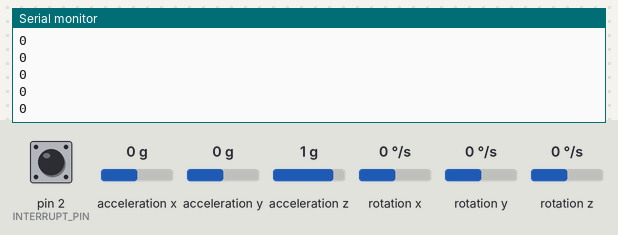
The sketch below on a simulated Arduino Uno, built with avr-gcc and run on an emulated ATmega328P. Parts: the last lines printed to the serial monitor. The inputs (shaded band) are chosen by the test bench; at power-on: acceleration x 0 g, acceleration y 0 g, pin 2 (INTERRUPT_PIN) LOW, acceleration z 1 g, rotation x 0 °/s, rotation y 0 °/s, rotation z 0 °/s. The sensor or clock chip raises its interrupt line as the real part does.

Above: at 1.7 s.
1.8 s: acceleration x set to -1.4 g
At 1.84 s:
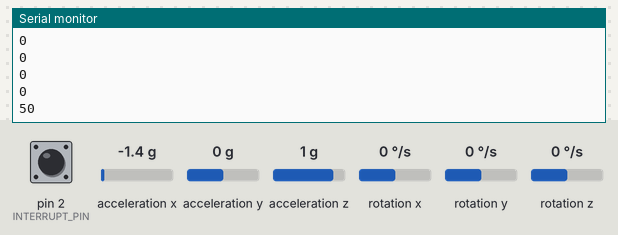
3.3 s: acceleration y set to -1.4 g
At 3.37 s:
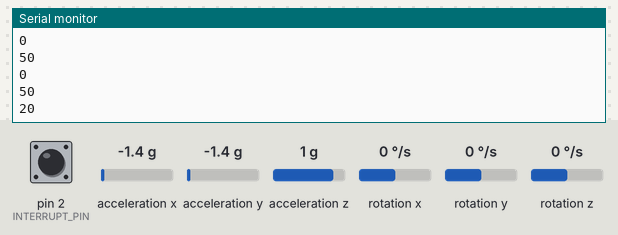
4.8 s: acceleration x set to 0.8 g
At 4.8 s:
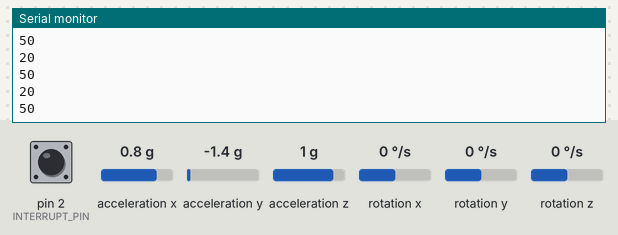
Timing chart, 0 to 7.8 s (numbered marks = the images above; inputs shaded):
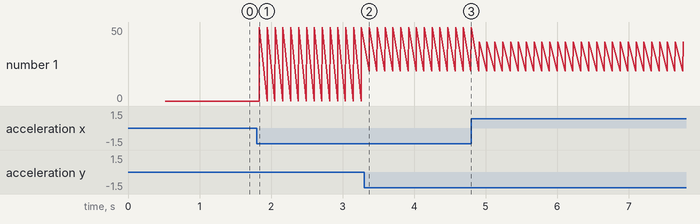

Measured:
- after the input at 1.8 s, the serial monitor: prints a new line at once (image 1)
- after the input at 3.3 s, the serial monitor: prints a new line after 0.07 s (image 2)
- plotted number 1: 0 → 50 after the input at 1.8 s, 50 → 40 after the input at 4.8 s

The sketch:

MPU6050_mouse_python.ino
```cpp
//Conecciones
//MPU6050  -  Arduino (ATmega328)
//GND      -  GND
//VCC      -  VCC
//SDA      -  Pin A4
//SCL      -  Pin A5
//INT      -  Pin 2

#include "I2Cdev.h"
#include "MPU6050_6Axis_MotionApps20.h"
#if I2CDEV_IMPLEMENTATION == I2CDEV_ARDUINO_WIRE
#include "Wire.h"
#endif

MPU6050 mpu;
#define INTERRUPT_PIN 2
#define LED_PIN 13
bool blinkState = false;

bool dmpReady = false;  // set true if DMP init was successful
uint8_t mpuIntStatus;   // holds actual interrupt status byte from MPU
uint8_t devStatus;      // return status after each device operation (0 = success, !0 = error)
uint16_t packetSize;    // expected DMP packet size (default is 42 bytes)
uint16_t fifoCount;     // count of all bytes currently in FIFO
uint8_t fifoBuffer[64]; // FIFO storage buffer

Quaternion q;           // [w, x, y, z]
VectorInt16 aa;         // [x, y, z]
VectorInt16 aaReal;     // [x, y, z]
VectorInt16 aaWorld;    // [x, y, z]
VectorFloat gravity;    // [x, y, z]
float ypr[3];           // [yaw, pitch, roll]

volatile bool mpuInterrupt = false;

int ang_x, ang_y, ang_z;
int valor_x = 0;
int valor_y = 0;
int valor_z = 0;

void dmpDataReady() {
  mpuInterrupt = true;
}

void setup()
{
  Serial.begin(9600);
#if I2CDEV_IMPLEMENTATION == I2CDEV_ARDUINO_WIRE
  Wire.begin();
  Wire.setClock(400000);
#elif I2CDEV_IMPLEMENTATION == I2CDEV_BUILTIN_FASTWIRE
  Fastwire::setup(400, true);
#endif
  mpu.initialize();
  pinMode(INTERRUPT_PIN, INPUT);
  mpu.testConnection();
  devStatus = mpu.dmpInitialize();

  // Valores de calibracion
  mpu.setXGyroOffset(220);
  mpu.setYGyroOffset(76);
  mpu.setZGyroOffset(-85);
  mpu.setZAccelOffset(1688);

  // Activar DMP
  if (devStatus == 0) {
    //Serial.println(F("Enabling DMP..."));
    mpu.setDMPEnabled(true);

    // Activar interrupcion
    attachInterrupt(digitalPinToInterrupt(INTERRUPT_PIN), dmpDataReady, RISING);
    mpuIntStatus = mpu.getIntStatus();

    //Serial.println(F("DMP ready! Waiting for first interrupt..."));
    dmpReady = true;

    packetSize = mpu.dmpGetFIFOPacketSize();
  } else {
    // ERROR!
    // 1 = initial memory load failed
    // 2 = DMP configuration updates failed
    //(if it's going to break, usually the code will be 1)
    Serial.print(F("DMP Initialization failed (code "));
    Serial.print(devStatus);
    Serial.println(F(")"));
  }
}

void loop()
{
  // Si falla al iniciar, parar programa
  if (!dmpReady) return;

  // Ejecutar mientras no hay interrupcion
  while (!mpuInterrupt && fifoCount < packetSize) {
  }

  mpuInterrupt = false;
  mpuIntStatus = mpu.getIntStatus();

  // Obtener datos del FIFO
  fifoCount = mpu.getFIFOCount();

  // Controlar overflow
  if ((mpuIntStatus & 0x10) || fifoCount == 1024) {
    mpu.resetFIFO();
    // Serial.println(F("FIFO overflow!"));
  }
  else if (mpuIntStatus & 0x02) {
    while (fifoCount < packetSize) fifoCount = mpu.getFIFOCount();

    mpu.getFIFOBytes(fifoBuffer, packetSize);

    fifoCount -= packetSize;

    mpu.dmpGetQuaternion(&q, fifoBuffer);
    mpu.dmpGetGravity(&gravity, &q);
    mpu.dmpGetYawPitchRoll(ypr, &q, &gravity);
  }

  ang_z = ypr[0] * 180 / M_PI;
  ang_y = ypr[1] * 180 / M_PI;
  ang_x = ypr[2] * 180 / M_PI;

  ////////////////////////////   X
  if (ang_x > 30) // Si el valor del eje X enviado por el sensor es mayor que este numero la variable "valor_x" se pone en "10"
  {
    valor_x = 10;
  }

  if (ang_x < -10) // Si el valor del eje X enviado por el sensor es menor que este numero la variable "valor_x" se pone en "20"
  {
    valor_x = 20;
  }

  if (ang_x > 4 && ang_x < 20) // Si el valor del eje X esta entre estos dos valores entonces la variable "valor_x" se pone en "0"
  {
    valor_x = 0;
  }

  ////////////////////////////   Y

  if (ang_y > 20)
  {
    valor_y = 40;
  }

  if (ang_y < -11)
  {
    valor_y = 50;
  }

  if (ang_y > -10 && ang_y < 19)
  {
    valor_y = 0;
  }

  ////////////////////////////   Z

  if (ang_z > 30)
  {
    valor_z = 70;
  }

  if (ang_z < -10)
  {
    valor_z = 80;
  }

  if (ang_z > -10 && ang_z < 30)
  {
    valor_z = 0;
  }

  ////////////////////////////

  // Mostrar Yaw, Pitch, Roll
  //Serial.println(ang_x); // Valores devueltos por el MPU6050
  //Serial.println(ang_y);
  //Serial.println(ang_z);

  //Serial.print("valor de X: ");
  Serial.println(valor_x);
  //Serial.print("valor de Y: ");
  Serial.println(valor_y);
  //Serial.print("valor de Z: ");
  //Serial.println(valor_z);
  delay(100);
}
```
